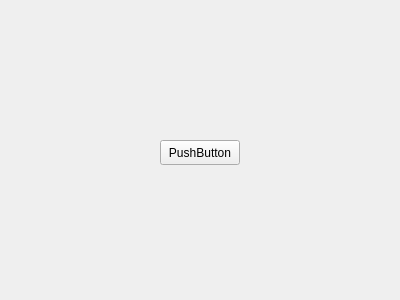
<?xml version="1.0" encoding="UTF-8"?>
<ui version="4.0">
 <class>console</class>
 <widget class="QWidget" name="console">
  <property name="geometry">
   <rect>
    <x>0</x>
    <y>0</y>
    <width>400</width>
    <height>300</height>
   </rect>
  </property>
  <property name="windowTitle">
   <string>Form</string>
  </property>
  <widget class="QPushButton" name="pushButton">
   <property name="geometry">
    <rect>
     <x>160</x>
     <y>140</y>
     <width>80</width>
     <height>25</height>
    </rect>
   </property>
   <property name="text">
    <string>PushButton</string>
   </property>
  </widget>
 </widget>
 <resources/>
 <connections/>
</ui>
